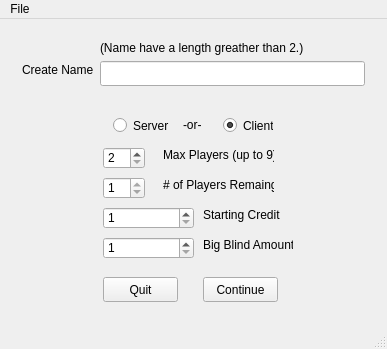
<?xml version="1.0" encoding="UTF-8"?>
<ui version="4.0">
 <class>MainWindow</class>
 <widget class="QMainWindow" name="MainWindow">
  <property name="geometry">
   <rect>
    <x>0</x>
    <y>0</y>
    <width>387</width>
    <height>347</height>
   </rect>
  </property>
  <property name="minimumSize">
   <size>
    <width>0</width>
    <height>0</height>
   </size>
  </property>
  <property name="windowTitle">
   <string>Texas Holdem Settings</string>
  </property>
  <widget class="QWidget" name="centralWidget">
   <layout class="QGridLayout" name="gridLayout">
    <item row="2" column="1">
     <widget class="QWidget" name="widget_2" native="true">
      <property name="minimumSize">
       <size>
        <width>0</width>
        <height>220</height>
       </size>
      </property>
      <property name="maximumSize">
       <size>
        <width>16777215</width>
        <height>220</height>
       </size>
      </property>
      <layout class="QGridLayout" name="gridLayout_2">
       <item row="0" column="0">
        <widget class="QWidget" name="widget" native="true">
         <property name="sizePolicy">
          <sizepolicy hsizetype="Preferred" vsizetype="Preferred">
           <horstretch>0</horstretch>
           <verstretch>0</verstretch>
          </sizepolicy>
         </property>
         <property name="minimumSize">
          <size>
           <width>200</width>
           <height>200</height>
          </size>
         </property>
         <property name="maximumSize">
          <size>
           <width>200</width>
           <height>200</height>
          </size>
         </property>
         <widget class="QRadioButton" name="rServer">
          <property name="geometry">
           <rect>
            <x>20</x>
            <y>10</y>
            <width>82</width>
            <height>17</height>
           </rect>
          </property>
          <property name="text">
           <string>Server</string>
          </property>
         </widget>
         <widget class="QSpinBox" name="sbVictory">
          <property name="geometry">
           <rect>
            <x>10</x>
            <y>70</y>
            <width>42</width>
            <height>22</height>
           </rect>
          </property>
          <property name="minimum">
           <number>1</number>
          </property>
          <property name="maximum">
           <number>1</number>
          </property>
         </widget>
         <widget class="QSpinBox" name="sbCredit">
          <property name="geometry">
           <rect>
            <x>10</x>
            <y>100</y>
            <width>91</width>
            <height>22</height>
           </rect>
          </property>
          <property name="minimum">
           <number>1</number>
          </property>
          <property name="maximum">
           <number>999999999</number>
          </property>
         </widget>
         <widget class="QSpinBox" name="sbPlayers">
          <property name="geometry">
           <rect>
            <x>10</x>
            <y>40</y>
            <width>42</width>
            <height>22</height>
           </rect>
          </property>
          <property name="minimum">
           <number>2</number>
          </property>
          <property name="maximum">
           <number>9</number>
          </property>
         </widget>
         <widget class="QSpinBox" name="sbBlind">
          <property name="geometry">
           <rect>
            <x>10</x>
            <y>130</y>
            <width>91</width>
            <height>22</height>
           </rect>
          </property>
          <property name="minimum">
           <number>1</number>
          </property>
          <property name="maximum">
           <number>999999999</number>
          </property>
         </widget>
         <widget class="QLabel" name="label">
          <property name="geometry">
           <rect>
            <x>70</x>
            <y>40</y>
            <width>111</width>
            <height>16</height>
           </rect>
          </property>
          <property name="text">
           <string>Max Players (up to 9)</string>
          </property>
         </widget>
         <widget class="QLabel" name="label_2">
          <property name="geometry">
           <rect>
            <x>70</x>
            <y>70</y>
            <width>111</width>
            <height>16</height>
           </rect>
          </property>
          <property name="text">
           <string># of Players Remaing</string>
          </property>
         </widget>
         <widget class="QLabel" name="label_3">
          <property name="geometry">
           <rect>
            <x>110</x>
            <y>100</y>
            <width>101</width>
            <height>16</height>
           </rect>
          </property>
          <property name="text">
           <string>Starting Credit</string>
          </property>
         </widget>
         <widget class="QLabel" name="label_4">
          <property name="geometry">
           <rect>
            <x>110</x>
            <y>130</y>
            <width>101</width>
            <height>16</height>
           </rect>
          </property>
          <property name="text">
           <string>Big Blind Amount</string>
          </property>
         </widget>
         <widget class="QLabel" name="label_5">
          <property name="geometry">
           <rect>
            <x>90</x>
            <y>10</y>
            <width>31</width>
            <height>16</height>
           </rect>
          </property>
          <property name="text">
           <string>-or-</string>
          </property>
         </widget>
         <widget class="QRadioButton" name="rClient">
          <property name="geometry">
           <rect>
            <x>130</x>
            <y>10</y>
            <width>50</width>
            <height>17</height>
           </rect>
          </property>
          <property name="text">
           <string>Client</string>
          </property>
          <property name="checked">
           <bool>true</bool>
          </property>
         </widget>
         <widget class="QPushButton" name="pushButton">
          <property name="geometry">
           <rect>
            <x>10</x>
            <y>170</y>
            <width>75</width>
            <height>25</height>
           </rect>
          </property>
          <property name="minimumSize">
           <size>
            <width>75</width>
            <height>25</height>
           </size>
          </property>
          <property name="maximumSize">
           <size>
            <width>75</width>
            <height>25</height>
           </size>
          </property>
          <property name="text">
           <string>Quit</string>
          </property>
         </widget>
         <widget class="QPushButton" name="pbContinue">
          <property name="geometry">
           <rect>
            <x>110</x>
            <y>170</y>
            <width>75</width>
            <height>25</height>
           </rect>
          </property>
          <property name="minimumSize">
           <size>
            <width>75</width>
            <height>25</height>
           </size>
          </property>
          <property name="maximumSize">
           <size>
            <width>75</width>
            <height>25</height>
           </size>
          </property>
          <property name="text">
           <string>Continue</string>
          </property>
         </widget>
        </widget>
       </item>
      </layout>
     </widget>
    </item>
    <item row="1" column="1">
     <widget class="QWidget" name="widget_3" native="true">
      <property name="minimumSize">
       <size>
        <width>0</width>
        <height>60</height>
       </size>
      </property>
      <layout class="QFormLayout" name="formLayout">
       <item row="0" column="1">
        <widget class="QLabel" name="label_7">
         <property name="text">
          <string>(Name have a length greather than 2.)</string>
         </property>
        </widget>
       </item>
       <item row="1" column="0">
        <widget class="QLabel" name="label_6">
         <property name="text">
          <string>Create Name</string>
         </property>
        </widget>
       </item>
       <item row="1" column="1">
        <widget class="QLineEdit" name="leName">
         <property name="minimumSize">
          <size>
           <width>0</width>
           <height>25</height>
          </size>
         </property>
         <property name="maximumSize">
          <size>
           <width>16777215</width>
           <height>25</height>
          </size>
         </property>
        </widget>
       </item>
      </layout>
     </widget>
    </item>
    <item row="3" column="1">
     <spacer name="verticalSpacer">
      <property name="orientation">
       <enum>Qt::Vertical</enum>
      </property>
      <property name="sizeHint" stdset="0">
       <size>
        <width>20</width>
        <height>999999999</height>
       </size>
      </property>
     </spacer>
    </item>
   </layout>
  </widget>
  <widget class="QMenuBar" name="menuBar">
   <property name="geometry">
    <rect>
     <x>0</x>
     <y>0</y>
     <width>387</width>
     <height>19</height>
    </rect>
   </property>
   <widget class="QMenu" name="menuFile">
    <property name="title">
     <string>File</string>
    </property>
    <addaction name="actionExit"/>
   </widget>
   <addaction name="menuFile"/>
  </widget>
  <widget class="QStatusBar" name="statusBar"/>
  <action name="actionExit">
   <property name="text">
    <string>Exit</string>
   </property>
  </action>
 </widget>
 <layoutdefault spacing="6" margin="11"/>
 <tabstops>
  <tabstop>pbContinue</tabstop>
  <tabstop>leName</tabstop>
  <tabstop>rServer</tabstop>
  <tabstop>rClient</tabstop>
  <tabstop>sbPlayers</tabstop>
  <tabstop>sbVictory</tabstop>
  <tabstop>sbCredit</tabstop>
  <tabstop>sbBlind</tabstop>
  <tabstop>pushButton</tabstop>
 </tabstops>
 <resources/>
 <connections>
  <connection>
   <sender>actionExit</sender>
   <signal>activated()</signal>
   <receiver>MainWindow</receiver>
   <slot>close()</slot>
   <hints>
    <hint type="sourcelabel">
     <x>-1</x>
     <y>-1</y>
    </hint>
    <hint type="destinationlabel">
     <x>108</x>
     <y>133</y>
    </hint>
   </hints>
  </connection>
  <connection>
   <sender>pushButton</sender>
   <signal>clicked()</signal>
   <receiver>MainWindow</receiver>
   <slot>close()</slot>
   <hints>
    <hint type="sourcelabel">
     <x>148</x>
     <y>263</y>
    </hint>
    <hint type="destinationlabel">
     <x>123</x>
     <y>244</y>
    </hint>
   </hints>
  </connection>
 </connections>
</ui>
